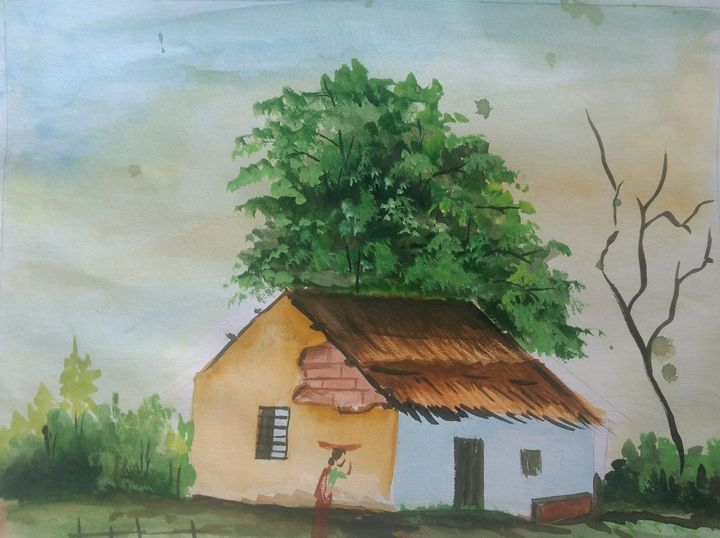
#> input picture house.jpg, 720 x 538 px
$ python -i Pixel-Manipulation-for-Image-Encryption.py   (imports and definitions only)
#> lines starting #> are read from the running program, lines starting #| are printed output that depends on the picture
from PIL import Image

def encrypt_image(image_path):
    # Open the image
#> called with image_path = 'house.jpg'
    img = Image.open(image_path)
#> img is the input picture: PIL image 720x538 RGB; mean R, G, B 139.8, 149.2, 133.1
    width, height = img.size
#> width = 720; height = 538

    # Encrypt the image by swapping pixel values
    for x in range(width):
        for y in range(height):
            pixel = img.getpixel((x, y))
            new_pixel = (pixel[2], pixel[0], pixel[1])  # Swap R, G, B values
            img.putpixel((x, y), new_pixel)
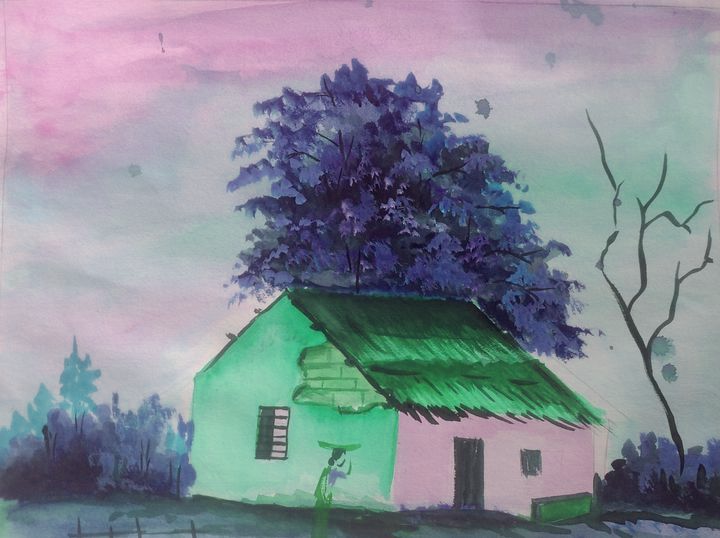
#> img: PIL image 720x538 RGB; mean R, G, B 133.1, 139.8, 149.2

    # Save the encrypted image
    encrypted_path = image_path.split('.')[0] + '_encrypted.png'
    img.save(encrypted_path)
    print("Image encrypted successfully!")
    return encrypted_path

def decrypt_image(encrypted_image_path):
    # Open the encrypted image
    img = Image.open(encrypted_image_path)
    width, height = img.size

    # Decrypt the image by reversing the encryption process
    for x in range(width):
        for y in range(height):
            pixel = img.getpixel((x, y))
            new_pixel = (pixel[1], pixel[2], pixel[0])  # Reverse swapping
            img.putpixel((x, y), new_pixel)

    # Save the decrypted image
    decrypted_path = encrypted_image_path.split('_encrypted')[0] + '_decrypted.png'
    img.save(decrypted_path)
    print("Image decrypted successfully!")
    return decrypted_path

def main():
    while True:
        choice = input("Do you want to encrypt or decrypt an image? (E/D): ").strip().upper()
        if choice == "E":
            image_path = input("Enter the path to the image you want to encrypt: ")
            encrypted_image_path = encrypt_image(image_path)
            print("Encrypted image saved at:", encrypted_image_path)
        elif choice == "D":
            encrypted_image_path = input("Enter the path to the encrypted image: ")
            decrypted_image_path = decrypt_image(encrypted_image_path)
            print("Decrypted image saved at:", decrypted_image_path)
        else:
            print("Invalid choice. Please try again.")
            continue

        cont = input("Do you want to continue? (Y/N): ").strip().upper()
        if cont != "Y":
            break

# [2 lines not run here, left out]

>>> result = encrypt_image('house.jpg')
